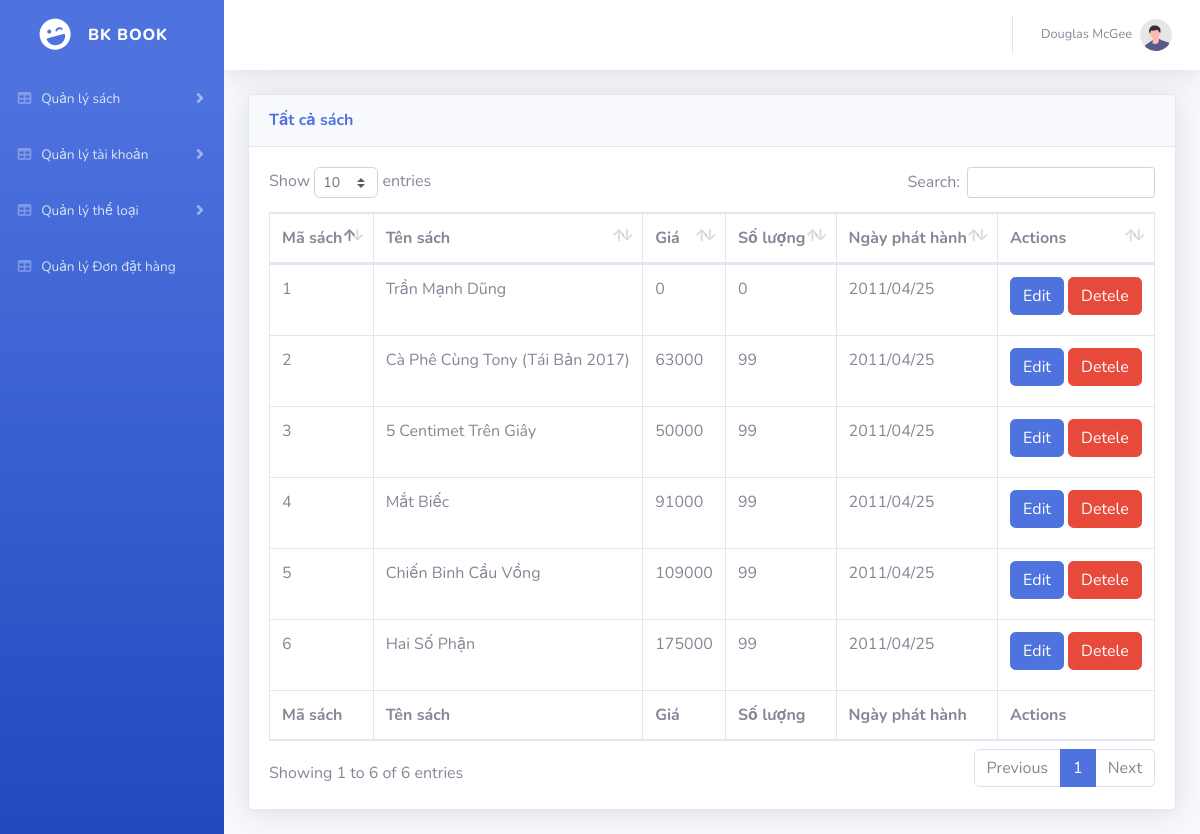
Page /apps/admin/index.php on the committed database.
### tables this page shows
CREATE TABLE `book` (
  `id` int(11) NOT NULL,
  `category_id` int(11) DEFAULT NULL,
  `variation_option_id` int(11) DEFAULT NULL,
  `product_name` varchar(255) DEFAULT NULL,
  `price` double DEFAULT NULL,
  `quantity` int(9) NOT NULL,
  `description` text DEFAULT NULL,
  `product_image` text DEFAULT NULL
);

### apps/admin/Model/connection.php (called while the page is built, shortened)
<?php
    class Connection{
        var $conn;
        function __construct()
        {
            $severname ="localhost";
            $username ="root";
            $password ="";
            $db_name ="bkstore";
            $this->conn = new mysqli($severname,$username,$password,$db_name);
            $this->conn->set_charset("utf8");
        }
        public function getList($query) {
            $result = $this->conn->query($query);
            return $result;
        }
    }
?>

### apps/admin/Model/product.php (called while the page is built, shortened)
<?php
class Product {
    public function getListAll() {
        $db = new Connection();
        $query = "SELECT * FROM book ";
        $result = $db->getList($query);
        return $result;
    }
}
?>

### apps/admin/view/AllProduct.php (the view)
<div class="container-fluid">
    <div class="card shadow mb-4">
            <div class="card-header py-3">
                <h6 class="m-0 font-weight-bold text-primary">Tất cả sách</h6>
            </div>
            <div class="card-body">
                <div class="table-responsive">
                <table class="table table-bordered" id="dataTable" width="100%" cellspacing="0">
                <thead>
                    <tr>
                        <th>Mã sách</th>
                        <th>Tên sách</th>
                        <th>Giá</th>
                        <th>Số lượng</th>
                        <th>Ngày phát hành</th>
                        <th>Actions</th>
                    </tr>
                </thead>
                <tfoot>
                    <tr>
                        <th>Mã sách</th>
                        <th>Tên sách</th>
                        <th>Giá</th>
                        <th>Số lượng</th>
                        <th>Ngày phát hành</th>
                        <th>Actions</th>
                    </tr>
                </tfoot>
                <tbody>
                    <?php
                        $pd = new Product();
                        $book = $pd->getListAll();
                        if ($book->num_rows > 0) {
                            while($result = $book->fetch_assoc()) {
                        ?>
                            <tr>
                                <td><?php echo $result['id']; ?></td>
                                <td><?php echo $result['product_name']; ?></td>
                                <td><?php echo $result['price']; ?></td>
                                <td><?php echo $result['quantity']; ?></td>
                                <td>2011/04/25</td>
                                <td>
                                    <a name="" id="" class="btn btn-primary mb-2 text-center" href="index.php?action=Admin&act=editproduct&id=<?php echo $result['id'] ?>">Edit</a>
                                    <a name="" id="" class="btn btn-danger mb-2 text-center" href="index.php?action=Product&act=deletePr&id=<?php echo $result['id'] ?>">Detele</a>
                                </td>
                            </tr>
                        <?php
                        }
                    }
                    else
                    {
                        echo "No products available";
                        }
                        ?>
                </tbody>
            </table>
                </div>
            </div>
    </div>
</div>

### rows in the picture
book: id "1", product_name "Trần Mạnh Dũng", price "0", quantity "0"
book: id "2", product_name "Cà Phê Cùng Tony (Tái Bản 2017)", price "63000", quantity "99"
book: id "3", product_name "5 Centimet Trên Giây", price "50000", quantity "99"
book: id "4", product_name "Mắt Biếc", price "91000", quantity "99"
book: id "5", product_name "Chiến Binh Cầu Vồng", price "109000", quantity "99"
book: id "6", product_name "Hai Số Phận", price "175000", quantity "99"
